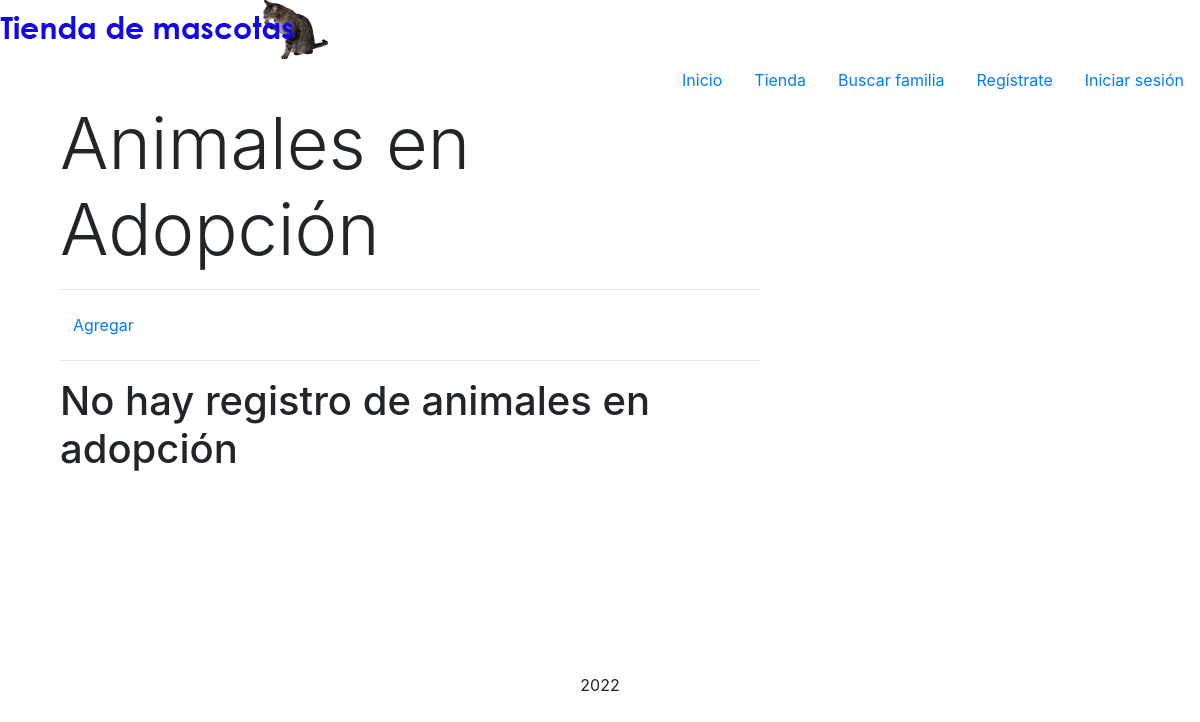
Page /adopta/listar/ on the earlier database version.
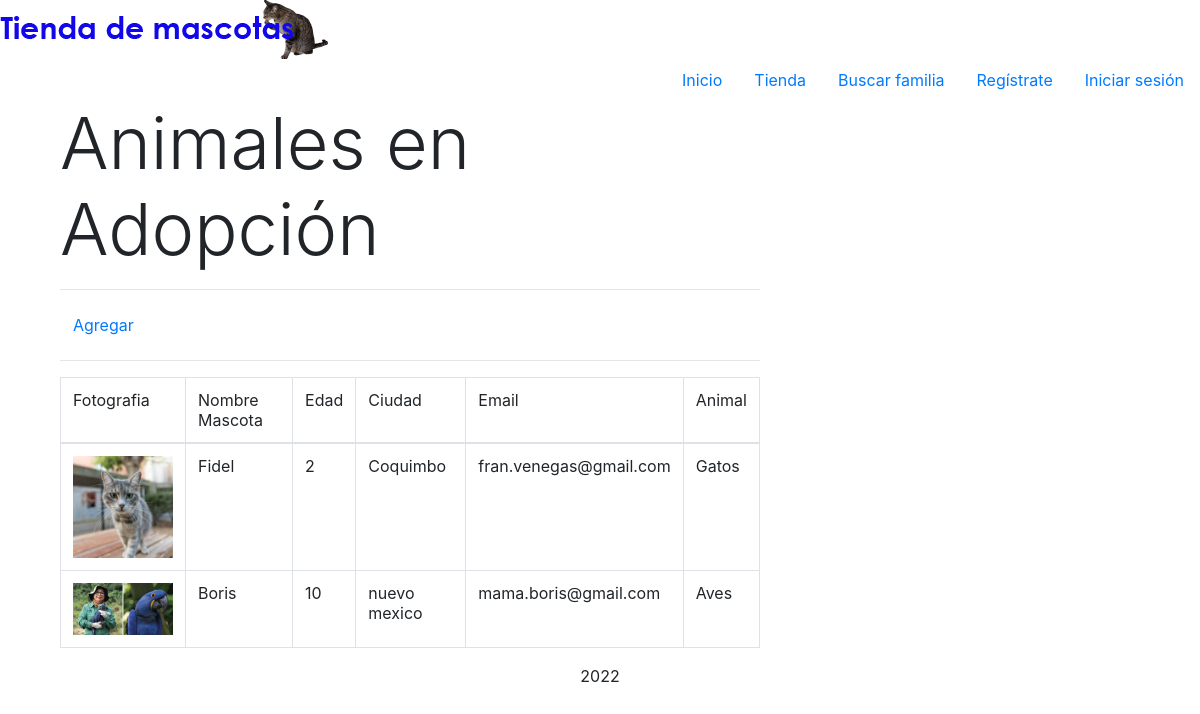
Same page on the later database version.
### Adopta/models.py (models this page shows, shortened)
class Adopta (models.Model):
    fotografia = models.ImageField(upload_to='adopciones')
    nombreMascota = models.CharField(max_length=20)
    edad = models.IntegerField()
    ciudad = models.CharField(max_length=50)
    email = models.EmailField(max_length=70,unique= True)
    tipo_animal = models.CharField(max_length=50, choices=ANIMALES)

### Adopta/views.py (the view)
# urls.py: path('listar/', AdoptaList.as_view(), name="adopta_list"),
class AdoptaList (ListView):
    model = Adopta
    template_name = 'Adopta/adopta_list.html'

### templates/Adopta/adopta_list.html (shortened to what this page needs)
{% extends 'base.html' %}
{% load static %}
{% block content %}
<div class="container">
<h1 class="display-3">Animales en Adopción</h1>
<hr>
<a class="btn" role="button" href="{% url 'adopta_form' %}">Agregar</a>
<hr>
{% if not object_list %}
<h1>No hay registro de animales en adopción</h1>
<br><br><br><br><br><br><br><br>
{% else %}
<table class="table table-bordered">
    <thead>
         <tr>
             <td>Fotografia</td>
             <td>Nombre Mascota</td>
             <td>Edad</td>
             <td>Ciudad</td>
             <td>Email</td>
             <td>Animal</td>
         </tr>
    </thead>
    <tbody>
         {% for adopta in object_list %}
         <tr>
             <td><img src= ../../static/images/{{ adopta.fotografia }} style="width: 100px;"/> </td>
             <td>{{ adopta.nombreMascota }}</td>
             <td>{{ adopta.edad }}</td>
             <td>{{ adopta.ciudad }}</td>
             <td>{{ adopta.email }}</td>
             <td>{{ adopta.tipo_animal }}</td>
         </tr>
         {% endfor %}
    </tbody>
</table>
{% endif %}
</div>
{% endblock %}

### templates/base.html (shortened to what this page needs)
{% load static %}
<html>
    <head>
        <link rel="stylesheet" href="{% static 'css/estilo.css' %}">
        <link rel="stylesheet" href="{% static 'css/bootstrap.min.css' %}">
    </head>
    <body>
    {% block navbar %}
    <nav id="navbar">
        <div class="logo">
            <a href="{% url 'home' %}"><img src="{% static 'images/logo.png' %}" alt="LOGO_TIENDA"></a>
        </div>
        <div id="nav">
                    <ul class="nav justify-content-end">
                        <li class="nav-item">
                            <a class="nav-link active" href="{% url 'home' %}">Inicio</a>
                        </li>
                        <li class="nav-item">
                            <a class="nav-link" href="{% url 'prod_list' %}">Tienda</a>
                        </li>
                        <li class="nav-item">
                            <a class="nav-link" href="{% url 'adopcion' %}">Buscar familia</a>
                        </li>
                        {% if not user.is_authenticated %}
                        <li class="nav-item">
                            <a class="nav-link" href="{% url 'registrar' %}">Regístrate</a>
                        </li>
                        <li class="nav-item">
                            <a class="nav-link" href="{% url 'login' %}">Iniciar sesión</a>
                        </li>
                        {% endif %}
                    </ul>
        </div>
    </nav>
    {% endblock %}
    <div class="content container">
        <div class="row">
            <div class="col-md-8">
                {% block content %} {% endblock %}
            </div>
        </div>
    </div>
    </body>
    <footer class="footer">
        2022
    </footer>
</html>

### static/css/estilo.css (style rules this page uses)
.footer { text-align: center; }

Differences in the rows shown:
added Adopta: fotografia (picture), nombreMascota "Fidel", edad "2", ciudad "Coquimbo", email "fran.venegas@gmail.com", tipo_animal "Gatos"
added Adopta: fotografia (picture), nombreMascota "Boris", edad "10", ciudad "nuevo mexico", email "mama.boris@gmail.com", tipo_animal "Aves"
Other differences:
text no longer shown: "No hay registro de animales en adopción"
text now shown: "Fotografia Nombre Mascota Edad Ciudad Email Animal"
